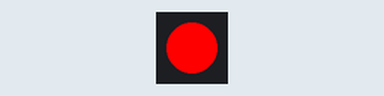
This sketch was run on a simulated Arduino Uno, built with avr-gcc and run on an emulated ATmega328P. Parts: 1 RGB LEDs in strip order, left to right.

Above: at 2.0 s.
At 5.5 s:
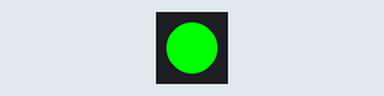
At 7.5 s:
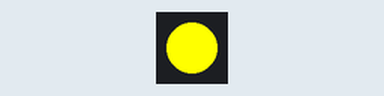
Timing chart, 0 to 10.4 s (numbered marks = the images above):
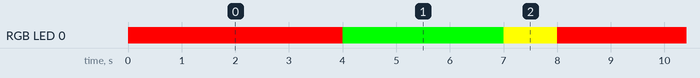

Measured:
- by itself, RGB LED 0: repeats every 8.0 s: RGB(0, 255, 0) 3.0 s, RGB(255, 255, 0) 1.0 s, RGB(255, 0, 0) 4.0 s
- by itself, everything shown: repeats every 8.0 s, in 3 steps

The sketch:

Blink.ino
```cpp
#include <Adafruit_NeoPixel.h>

#define RGB_LED_PIN 8
Adafruit_NeoPixel pixels(1, RGB_LED_PIN, NEO_GRB + NEO_KHZ800);

void setup() {
  Serial.begin(115200);
  pixels.begin();
}

void loop() {
  // Red
  pixels.setPixelColor(0, pixels.Color(255, 0, 0));
  pixels.show();

  delay(4000); // 4 secs

  // Green
  pixels.setPixelColor(0, pixels.Color(0, 255, 0));
  pixels.show();

  delay(3000); // 3 secs

  // Yellow
  pixels.setPixelColor(0, pixels.Color(255, 255, 0));
  pixels.show();

  delay(1000); // 1 sec
}
```
